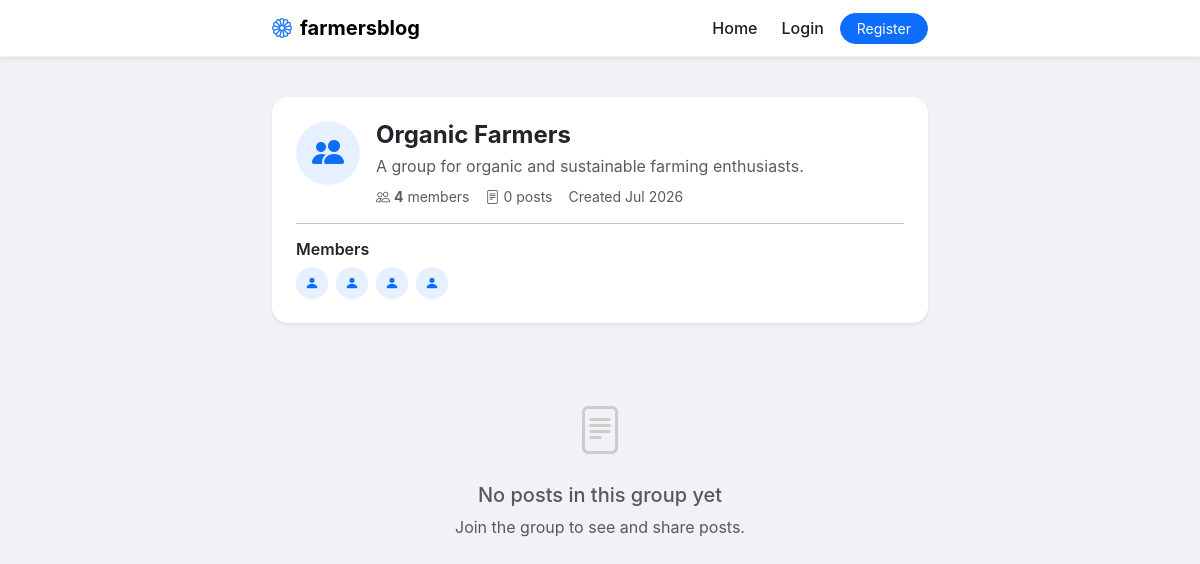
The app's page /groups/Organic Farmers with its own data.
### app/models.py (models this page shows, shortened)
class Group(db.Model):
    id = db.Column(db.Integer, primary_key=True)
    name = db.Column(db.String(80), unique=True, nullable=False)
    description = db.Column(db.Text, default='')
    creator_id = db.Column(db.Integer, db.ForeignKey('user.id'), nullable=False)
    created_at = db.Column(db.DateTime, default=datetime.utcnow)
    members = db.relationship('User', secondary=group_members, back_populates='groups_joined', lazy='dynamic')
    posts = db.relationship('Post', backref='group', lazy='dynamic', cascade='all, delete-orphan')
    @property
    def member_count(self):
        return self.members.count()
    @property
    def post_count(self):
        return self.posts.count()

class User(UserMixin, db.Model):
    id = db.Column(db.Integer, primary_key=True)
    username = db.Column(db.String(80), unique=True, nullable=False)
    email = db.Column(db.String(120), unique=True, nullable=False)
    password_hash = db.Column(db.String(256), nullable=False)
    avatar_filename = db.Column(db.String(255), default=None)
    bio = db.Column(db.Text, default='')
    created_at = db.Column(db.DateTime, default=datetime.utcnow)
    posts = db.relationship('Post', backref='author', lazy='dynamic', cascade='all, delete-orphan')
    comments = db.relationship('Comment', backref='author', lazy='dynamic', cascade='all, delete-orphan')
    liked_posts = db.relationship('Post', secondary=post_likes, back_populates='likes', lazy='dynamic')
    listings = db.relationship('Listing', backref='seller', lazy='dynamic', cascade='all, delete-orphan')
    followed = db.relationship(
        'User', secondary=followers,
        primaryjoin=(followers.c.follower_id == id),
        secondaryjoin=(followers.c.followed_id == id),
        backref=db.backref('followers', lazy='dynamic'),
        lazy='dynamic'
    )
    sent_messages = db.relationship('Message', foreign_keys='Message.sender_id', backref='sender', lazy='dynamic', cascade='all, delete-orphan')
    received_messages = db.relationship('Message', foreign_keys='Message.recipient_id', backref='recipient', lazy='dynamic', cascade='all, delete-orphan')
    groups_created = db.relationship('Group', backref='creator', lazy='dynamic', cascade='all, delete-orphan')
    groups_joined = db.relationship('Group', secondary=group_members, back_populates='members', lazy='dynamic')

### app/blueprints/groups.py (the view)
@groups_bp.route('/<group_name>')
def detail(group_name):
    group = Group.query.filter_by(name=group_name).first_or_404()
    page = request.args.get('page', 1, type=int)
    per_page = 10
    pagination = Post.query.filter_by(group_id=group.id).order_by(
        Post.created_at.desc()
    ).paginate(page=page, per_page=per_page, error_out=False)
    posts = pagination.items
    for post in posts:
        post.user_has_liked = post.is_liked_by(current_user)
    is_member = False
    if current_user.is_authenticated:
        is_member = group.is_member(current_user)
    members = group.members.order_by(User.username).all()
    return render_template('groups/detail.html',
                         group=group,
                         posts=posts,
                         pagination=pagination,
                         is_member=is_member,
                         members=members)

### app/templates/groups/detail.html (shortened to what this page needs)
{% extends "base.html" %}
{% block content %}
<div class="container" style="max-width: 680px;">
    <div class="card shadow-sm rounded-4 border-0 mb-4">
        <div class="card-body p-4">
            <div class="d-flex align-items-start gap-3">
                <div class="rounded-circle bg-primary bg-opacity-10 d-flex align-items-center justify-content-center flex-shrink-0"
                     style="width: 64px; height: 64px;">
                    <i class="bi bi-people-fill text-primary fs-2"></i>
                </div>
                <div class="flex-grow-1">
                    <h4 class="fw-bold mb-1">{{ group.name }}</h4>
                    {% if group.description %}
                    <p class="text-muted mb-2">{{ group.description }}</p>
                    {% endif %}
                    <div class="d-flex align-items-center gap-3 small text-muted">
                        <span><i class="bi bi-people me-1"></i><strong id="memberCount">{{ group.member_count }}</strong> members</span>
                        <span><i class="bi bi-file-text me-1"></i>{{ group.post_count }} posts</span>
                        <span>Created {{ group.created_at.strftime('%b %Y') }}</span>
                    </div>
                </div>
            </div>
            {% if members %}
            <hr>
            <h6 class="fw-semibold mb-2">Members</h6>
            <div class="d-flex flex-wrap gap-2">
                {% for member in members[:10] %}
                <a href="{{ url_for('profile.public_profile', username=member.username) }}" class="text-decoration-none">
                    {% if member.avatar_filename %}
                    <img src="{{ avatar_url(member.avatar_filename) }}"
                         class="rounded-circle" style="width: 32px; height: 32px; object-fit: cover;"
                         data-bs-toggle="tooltip" title="{{ member.username }}" alt="{{ member.username }}">
                    {% else %}
                    <div class="rounded-circle bg-primary bg-opacity-10 d-flex align-items-center justify-content-center"
                         style="width: 32px; height: 32px;" data-bs-toggle="tooltip" title="{{ member.username }}">
                        <i class="bi bi-person-fill text-primary small"></i>
                    </div>
                    {% endif %}
                </a>
                {% endfor %}
            </div>
            {% endif %}
        </div>
    </div>
    {% if posts %}
        {% for post in posts %}
        {% include '_post_card.html' %}
        {% endfor %}
        <nav aria-label="Page navigation" class="my-4">
            <ul class="pagination justify-content-center">
                {% if pagination.has_prev %}
                <li class="page-item">
                    <a class="page-link rounded-pill" href="{{ url_for('groups.detail', group_name=group.name, page=pagination.prev_num) }}">Previous</a>
                </li>
                {% endif %}
                {% if pagination.has_next %}
                <li class="page-item">
                    <a class="page-link rounded-pill" href="{{ url_for('groups.detail', group_name=group.name, page=pagination.next_num) }}">Next</a>
                </li>
                {% endif %}
            </ul>
        </nav>
    {% else %}
    <div class="text-center py-5">
        <i class="bi bi-file-text" style="font-size: 3rem; color: #ccc;"></i>
        <h5 class="mt-3 text-muted">No posts in this group yet</h5>
        {% if is_member %}
        <p class="text-muted">Be the first to share something!</p>
        <a href="{{ url_for('posts.create') }}?group={{ group.name }}" class="btn btn-primary rounded-pill px-4">Create Post</a>
        {% else %}
        <p class="text-muted">Join the group to see and share posts.</p>
        {% endif %}
    </div>
    {% endif %}
</div>
{% endblock %}

### app/static/style.css (style rules this page uses)
:root { --fb-blue: #1877F2; --fb-bg: #f0f2f5; --like-red: #e41e3f; --card-radius: 0.75rem; --green: #28a745; }
body { background-color: var(--fb-bg); font-family: -apple-system, BlinkMacSystemFont, "Segoe UI", Roboto, Oxygen, Ubuntu, Cantarell, "Fira Sans", "Droid Sans", "Helvetica Neue", sans-serif; }

### records on screen
Group: name "Organic Farmers", description "A group for organic and sustainable farming enthusiasts.", created_at "Jul 2026"

### other values on screen
{{ group.member_count }} "4"
{{ group.post_count }} "0"
